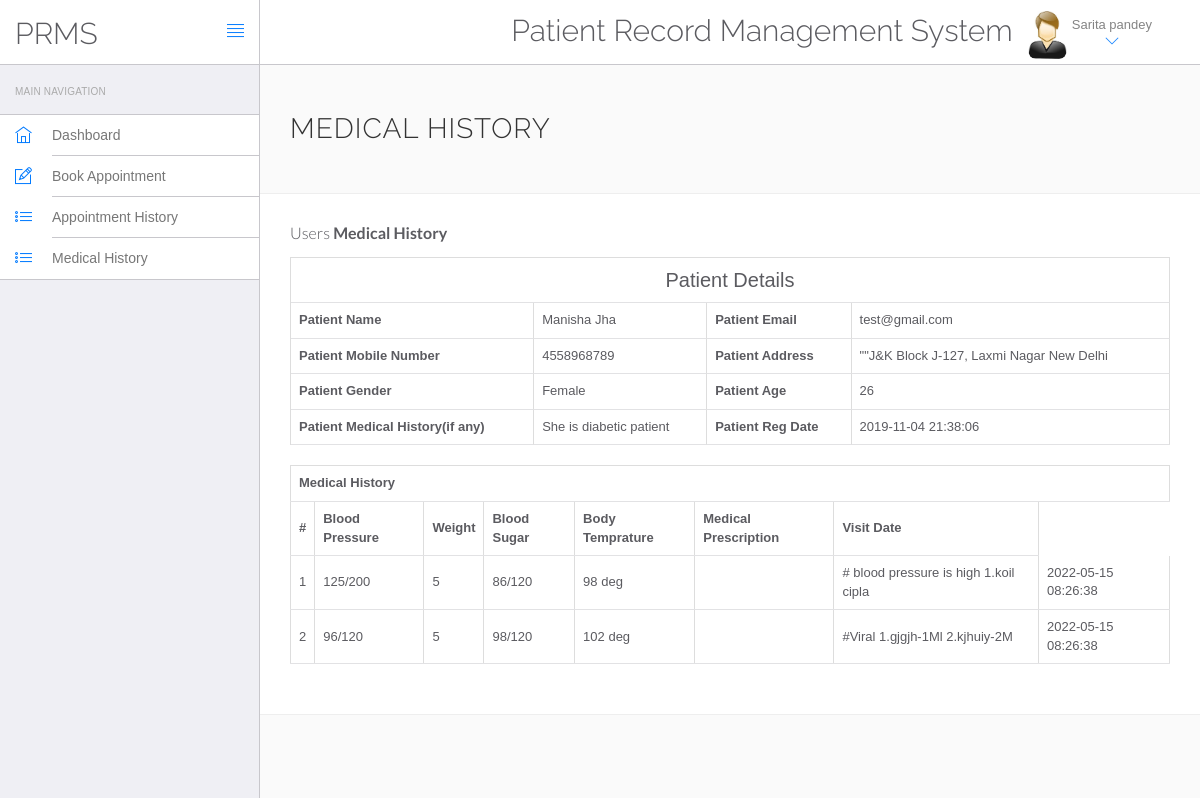
Screenshot of /hms/view-medhistory.php?viewid=1 (signed in) with the database file from the repository.
### tables this page shows
CREATE TABLE `users` (
  `id` int(11) NOT NULL,
  `fullName` varchar(255) DEFAULT NULL,
  `address` longtext DEFAULT NULL,
  `city` varchar(255) DEFAULT NULL,
  `gender` varchar(255) DEFAULT NULL,
  `email` varchar(255) DEFAULT NULL,
  `password` varchar(255) DEFAULT NULL,
  `regDate` timestamp NULL DEFAULT current_timestamp(),
  `updationDate` timestamp NULL DEFAULT current_timestamp()
);

CREATE TABLE `tblpatient` (
  `ID` int(10) NOT NULL,
  `Docid` int(10) DEFAULT NULL,
  `PatientName` varchar(200) DEFAULT NULL,
  `PatientContno` bigint(10) DEFAULT NULL,
  `PatientEmail` varchar(200) DEFAULT NULL,
  `PatientGender` varchar(50) DEFAULT NULL,
  `PatientAdd` mediumtext DEFAULT NULL,
  `PatientAge` int(10) DEFAULT NULL,
  `PatientMedhis` mediumtext DEFAULT NULL,
  `CreationDate` timestamp NULL DEFAULT current_timestamp(),
  `UpdationDate` timestamp NULL DEFAULT current_timestamp(),
  `doctersession` varchar(50) DEFAULT NULL
);

CREATE TABLE `tblmedicalhistory` (
  `ID` int(10) NOT NULL,
  `PatientID` int(10) DEFAULT NULL,
  `BloodPressure` varchar(200) DEFAULT NULL,
  `BloodSugar` varchar(200) NOT NULL,
  `Weight` varchar(100) DEFAULT NULL,
  `Temperature` varchar(200) DEFAULT NULL,
  `MedicalPres` mediumtext DEFAULT NULL,
  `CreationDate` timestamp NOT NULL DEFAULT current_timestamp() ON UPDATE current_timestamp(),
  `NextVisitDate` timestamp NOT NULL DEFAULT current_timestamp() ON UPDATE current_timestamp()
);

### hms/view-medhistory.php (the view, shortened to what this page needs)
<?php
include('include/config.php');
?>
<!DOCTYPE html>
<html lang="en">
	<head>
		<link rel="stylesheet" href="vendor/bootstrap/css/bootstrap.min.css">
		<link rel="stylesheet" href="vendor/fontawesome/css/font-awesome.min.css">
		<link rel="stylesheet" href="vendor/themify-icons/themify-icons.min.css">
		<link href="vendor/animate.css/animate.min.css" rel="stylesheet" media="screen">
		<link href="vendor/perfect-scrollbar/perfect-scrollbar.min.css" rel="stylesheet" media="screen">
		<link href="vendor/switchery/switchery.min.css" rel="stylesheet" media="screen">
		<link href="vendor/bootstrap-touchspin/jquery.bootstrap-touchspin.min.css" rel="stylesheet" media="screen">
		<link href="vendor/select2/select2.min.css" rel="stylesheet" media="screen">
		<link href="vendor/bootstrap-datepicker/bootstrap-datepicker3.standalone.min.css" rel="stylesheet" media="screen">
		<link href="vendor/bootstrap-timepicker/bootstrap-timepicker.min.css" rel="stylesheet" media="screen">
		<link rel="stylesheet" href="assets/css/styles.css">
		<link rel="stylesheet" href="assets/css/plugins.css">
		<link rel="stylesheet" href="assets/css/themes/theme-1.css" id="skin_color" />
	</head>
	<body>
		<div id="app">
<?php include('include/sidebar.php');?>
<div class="app-content">
<?php include('include/header.php');?>
<div class="main-content" >
<div class="wrap-content container" id="container">
<section id="page-title">
<div class="row">
<div class="col-sm-8">
<h1 class="mainTitle">Medical History</h1>
</div>
</div>
</section>
<div class="container-fluid container-fullw bg-white">
<div class="row">
<div class="col-md-12">
<h5 class="over-title margin-bottom-15">Users <span class="text-bold">Medical History</span></h5>
<?php
                               $vid=$_GET['viewid'];
                               $ret=mysqli_query($con,"select * from tblpatient where ID='$vid'");
$cnt=1;
while ($row=mysqli_fetch_array($ret)) {
                               ?>
<table border="1" class="table table-bordered">
 <tr align="center">
<td colspan="4" style="font-size:20px;color:blue">
 Patient Details</td></tr>
    <tr>
    <th scope>Patient Name</th>
    <td><?php  echo $row['PatientName'];?></td>
    <th scope>Patient Email</th>
    <td><?php  echo $row['PatientEmail'];?></td>
  </tr>
  <tr>
    <th scope>Patient Mobile Number</th>
    <td><?php  echo $row['PatientContno'];?></td>
    <th>Patient Address</th>
    <td><?php  echo $row['PatientAdd'];?></td>
  </tr>
    <tr>
    <th>Patient Gender</th>
    <td><?php  echo $row['PatientGender'];?></td>
    <th>Patient Age</th>
    <td><?php  echo $row['PatientAge'];?></td>
  </tr>
  <tr>
    <th>Patient Medical History(if any)</th>
    <td><?php  echo $row['PatientMedhis'];?></td>
     <th>Patient Reg Date</th>
    <td><?php  echo $row['CreationDate'];?></td>
  </tr>
<?php }?>
</table>
<?php
$ret=mysqli_query($con,"select * from tblmedicalhistory  where PatientID='$vid'");
 ?>
<table id="datatable" class="table table-bordered dt-responsive nowrap" style="border-collapse: collapse; border-spacing: 0; width: 100%;">
  <tr align="center">
   <th colspan="8" >Medical History</th>
  </tr>
  <tr>
    <th>#</th>
<th>Blood Pressure</th>
<th>Weight</th>
<th>Blood Sugar</th>
<th>Body Temprature</th>
<th>Medical Prescription</th>
<th>Visit Date</th>
</tr>
<?php
while ($row=mysqli_fetch_array($ret)) {
  ?>
<tr>
  <td><?php echo $cnt;?></td>
 <td><?php  echo $row['BloodPressure'];?></td>
 <td><?php  echo $row['Weight'];?></td>
 <td><?php  echo $row['BloodSugar'];?></td>
  <td><?php  echo $row['Temperature'];?></td>
  <td><?php  echo $row['Disease'];?></td>
  <td><?php  echo $row['MedicalPres'];?></td>
  <td><?php  echo $row['CreationDate'];?></td>
</tr>
<?php $cnt=$cnt+1;} ?>
</table>
</div>
</div>
</div>
</div>
</div>
</div>
</div>
	</body>
</html>

### hms/include/header.php (shortened to what this page needs)
<header class="navbar navbar-default navbar-static-top">
					<div class="navbar-header">
						<a class="navbar-brand" href="#">
							<h2 style="padding-top:20% ">PRMS</h2>
						</a>
						<a href="#" class="sidebar-toggler pull-right visible-md visible-lg" data-toggle-class="app-sidebar-closed" data-toggle-target="#app">
							<i class="ti-align-justify"></i>
						</a>
					</div>
					<div class="navbar-collapse collapse">
						<ul class="nav navbar-right">
								<li  style="padding-top:2% ">
								<h2>Patient Record Management System</h2>
							</li>
							<li class="dropdown current-user">
								<a href class="dropdown-toggle" data-toggle="dropdown">
									<img src="assets/images/images.jpg"> <span class="username">
									<?php $query=mysqli_query($con,"select fullName from users where id='".$_SESSION['id']."'");
while($row=mysqli_fetch_array($query))
{
	echo $row['fullName'];
}
									?> <i class="ti-angle-down"></i></i></span>
								</a>
							</li>
						</ul>
					</div>
				</header>

### hms/assets/css/themes/theme-1.css (style rules this page uses)
body { background: #FAFAFA; }
header .navbar-header { background: #ffffff !important; border-right-color: #c8c7cc !important; border-bottom-color: #c8c7cc !important; }
header .navbar-header .sidebar-toggler, header .navbar-header .sidebar-mobile-toggler { color: #007aff !important; }
header .navbar-header .navbar-brand { color: #777 !important; }
header .navbar-collapse { background: #ffffff !important; border-bottom-color: #c8c7cc !important; box-shadow: none !important; }
header .navbar-collapse .navbar-right > li > a { color: #777; }
header .navbar-collapse .navbar-right > li > a i { color: #007aff !important; }

### rows the page displays
users: fullName "Sarita pandey"
tblpatient: PatientName "Manisha Jha", PatientEmail "test@gmail.com", PatientContno "4558968789", PatientAdd "\"\"J&K Block J-127, Laxmi Nagar New Delhi", PatientGender "Female", PatientAge "26", PatientMedhis "She is diabetic patient", CreationDate "2019-11-04 21:38:06"
tblmedicalhistory: BloodPressure "125/200", Weight "5", BloodSugar "86/120", Temperature "98 deg", MedicalPres "# blood pressure is high 1.koil cipla", CreationDate "2022-05-15 08:26:38"
tblmedicalhistory: BloodPressure "96/120", Weight "5", BloodSugar "98/120", Temperature "102 deg", MedicalPres "#Viral 1.gjgjh-1Ml 2.kjhuiy-2M", CreationDate "2022-05-15 08:26:38"
